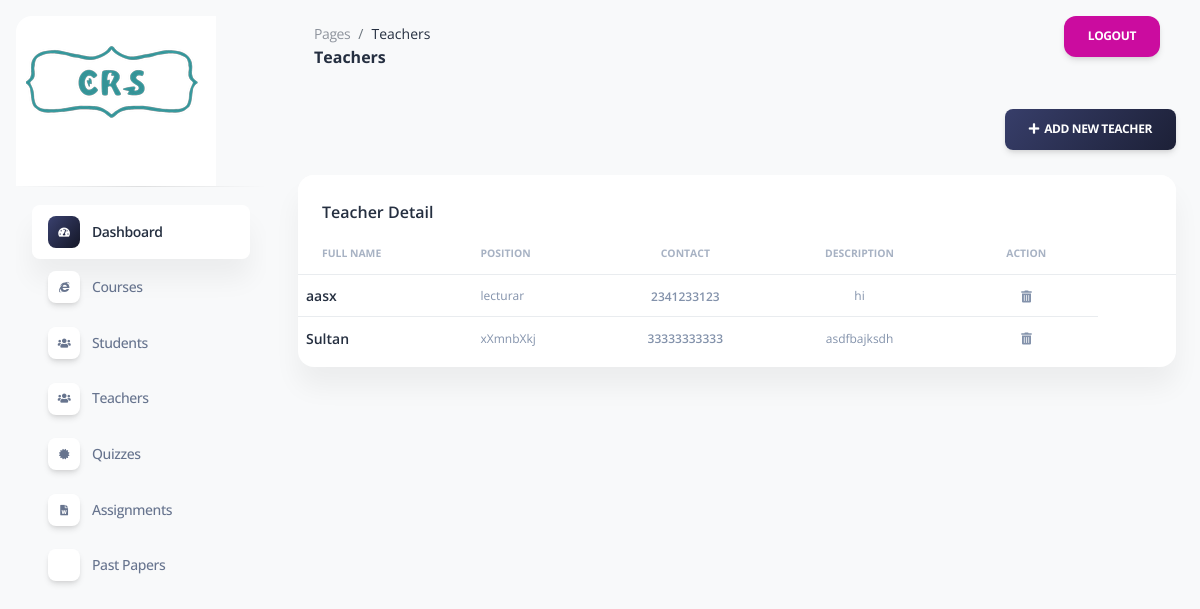
The page /admin/teacher.php on the database its author committed.
### tables this page shows
CREATE TABLE `teacher_details` (
  `id` int(11) NOT NULL,
  `teachername` varchar(255) NOT NULL,
  `position` varchar(255) NOT NULL,
  `description` varchar(255) NOT NULL,
  `contact` varchar(255) NOT NULL
);

### admin/teacher.php (the view, shortened to what this page needs)
<?php include("header.php"); ?>
<nav class="navbar navbar-main navbar-expand-lg px-0 mx-4 shadow-none border-radius-xl" id="navbarBlur" navbar-scroll="true">
  <div class="container-fluid py-1 px-3">
    <nav aria-label="breadcrumb">
      <ol class="breadcrumb bg-transparent mb-0 pb-0 pt-1 px-0 me-sm-6 me-5">
        <li class="breadcrumb-item text-sm"><a class="opacity-5 text-dark" href="editteacher.php">Pages</a></li>
        <li class="breadcrumb-item text-sm text-dark active" aria-current="page">Teachers</li>
      </ol>
      <h6 class="font-weight-bolder mb-0">Teachers</h6>
    </nav>
    <div class="collapse navbar-collapse mt-sm-0 mt-2 me-md-0 me-sm-4" id="navbar">
      <?php include("navbar.php"); ?>
    </div>
  </div>
</nav>
<div class="container-fluid py-4">
  <div class="col-md-12 text-right">
    <a class="btn bg-gradient-dark bg-gradient-dark mb-0" href="add-teacher.php"><i class="fas fa-plus"></i>&nbsp;&nbsp;Add New Teacher</a>
  </div><br>
  <div class="row">
    <div class="col-12">
      <div class="card mb-4">
        <div class="card-header pb-0">
          <h6>Teacher Detail</h6>
        </div>
        <div class="card-body px-0 pt-0 pb-2">
          <div class="table-responsive p-0">
            <form role="form" method="POST" action="update_teacher.php">
              <table class="table align-items-center mb-0">
                <thead>
                  <tr>
                    <th class="text-uppercase text-secondary text-xxs font-weight-bolder opacity-7">Full Name</th>
                    <th class="text-uppercase text-secondary text-xxs font-weight-bolder opacity-7 ps-2">Position</th>
                    <th class="text-center text-uppercase text-secondary text-xxs font-weight-bolder opacity-7">Contact</th>
                    <th class="text-center text-uppercase text-secondary text-xxs font-weight-bolder opacity-7">Description</th>
                    <th class="text-center text-uppercase text-secondary text-xxs font-weight-bolder opacity-7">Action</th>
                    <th class="text-secondary opacity-7"></th>
                  </tr>
                </thead>
                <tbody>
                  <?php
                  require_once("db.php");
                  $sql = "SELECT * FROM teacher_details";
                  $result = mysqli_query($con, $sql);
                  if ($result) {
                    while ($row = mysqli_fetch_assoc($result)) {
                      $teacherId = $row['id'];
                      $teacherName = $row['teachername'];
                      $position = $row['position'];
                      $contactNumber = $row['contact'];
                      $description = $row['description'];
                      echo '<tr id="teacherRow_' . $teacherId . '">';
                      echo '<td>';
                      echo '<div class="d-flex flex-column justify-content-center">';
                      echo '<h6 class="mb-0 text-sm">' . $teacherName . '</h6>';
                      echo '</td>';
                      echo '<td>';
                      echo '<p class="text-xs text-secondary mb-0">' . $position . '</p>';
                      echo '</td>';
                      echo '</div>';
                      echo '<td class="align-middle text-center">';
                      echo '<span class="text-secondary text-xs font-weight-bold">' . $description .'</span>';
                      echo '</td>';
                      echo '<td class="align-middle text-center">';
                      echo '<p class="text-xs text-secondary mb-0">' . $contactNumber . '</p>';
                      echo '</td>';
                      echo '<td class="align-right text-center">';
                      echo '<a href="javascript:;" class="text-secondary font-weight-bold text-xs" data-toggle="tooltip" data-original-title="Delete teacher" onclick="deleteTeacher(' . $teacherId . ')">';
                      echo '<i class="fa fa-trash-alt"></i>';
                      echo '</a>';
                      echo '</td>';
                    }
                  } else {
                    echo "No teacher details found.";
                  }
                  ?>
          </div>
        </div>
      </div>
    </div>
</body>
</html>

### rows shown on the page
teacher_details: teachername "aasx", position "lecturar", description "2341233123", contact "hi"
teacher_details: teachername "Sultan", position "xXmnbXkj", description "33333333333", contact "asdfbajksdh"
